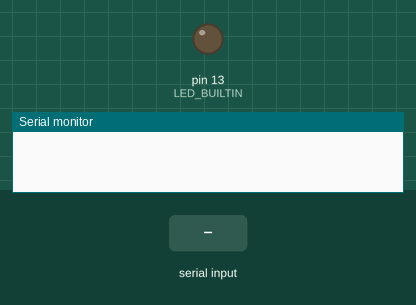
Bench run of a sketch on a simulated Arduino Uno, built with avr-gcc and run on an emulated ATmega328P. Shown: output pins drawn as LEDs (lit = HIGH), the last lines printed to the serial monitor. Inputs (shaded band) come from the test bench.

Above: at 1.2 s.
1.3 s: "on\n" received over Serial
At 2.1 s:
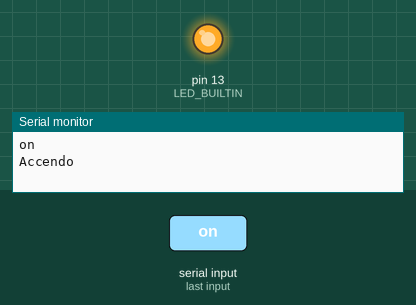
2.8 s: "off\n" received over Serial
At 3.2 s:
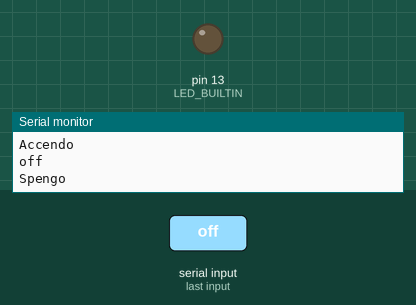
Timing chart, 0 to 5.8 s (numbered marks = the images above; inputs shaded):
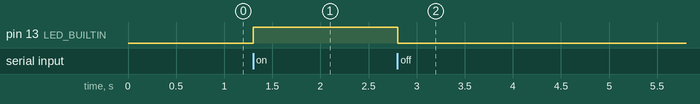

The sketch:

stringa2.ino
```cpp
#define COMANDSIZE 10
String stringa;

void setup() {
  // put your setup code here, to run once:
  Serial.begin(9600);
  pinMode(LED_BUILTIN, OUTPUT);
}

void loop() {
  // put your main code here, to run repeatedly:
  while (Serial.available() > 0) {
    char ricevuto = Serial.read();
    if (ricevuto != '\n' && stringa.length() < COMANDSIZE ) {
      stringa += ricevuto;
    } else if ( ricevuto == '\n' && stringa.length() > 0 ) {
      Serial.println(stringa);
      if ( stringa == "on" ) {
        Serial.println("Accendo");
        digitalWrite(LED_BUILTIN, HIGH);
      } else if ( stringa == "off" ) {
        Serial.println("Spengo");
        digitalWrite(LED_BUILTIN, LOW);
      } else {
        Serial.println("Comando non riconosciuto.");
        Serial.println("on accende il led.");
        Serial.println("off spegne il led.");
      }
      stringa = "";
    }

  }
}
```

Measured:
- after the input at 1.3 s, pin 13 (LED_BUILTIN): LOW → HIGH at once
- after the input at 2.8 s, pin 13 (LED_BUILTIN): HIGH → LOW at once
